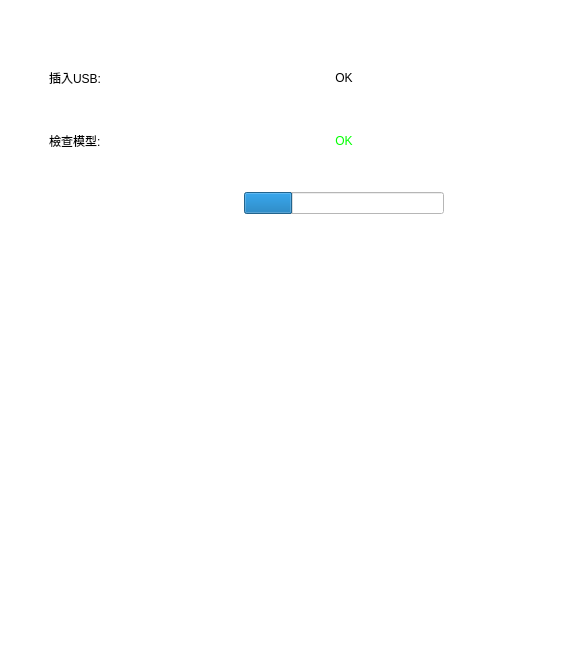
<?xml version="1.0" encoding="UTF-8"?>
<ui version="4.0">
 <class>LayerUsbUpdate</class>
 <widget class="QWidget" name="LayerUsbUpdate">
  <property name="geometry">
   <rect>
    <x>0</x>
    <y>0</y>
    <width>566</width>
    <height>648</height>
   </rect>
  </property>
  <property name="windowTitle">
   <string>Form</string>
  </property>
  <layout class="QVBoxLayout" name="verticalLayout">
   <property name="spacing">
    <number>0</number>
   </property>
   <property name="leftMargin">
    <number>0</number>
   </property>
   <property name="topMargin">
    <number>0</number>
   </property>
   <property name="rightMargin">
    <number>0</number>
   </property>
   <property name="bottomMargin">
    <number>0</number>
   </property>
   <item>
    <widget class="QWidget" name="wBg" native="true">
     <property name="styleSheet">
      <string notr="true">background-color: rgb(255, 255, 255);
font: 75 italic 22pt &quot;PibotoLt&quot;;</string>
     </property>
     <layout class="QVBoxLayout" name="verticalLayout_2">
      <property name="spacing">
       <number>40</number>
      </property>
      <property name="leftMargin">
       <number>40</number>
      </property>
      <property name="topMargin">
       <number>40</number>
      </property>
      <property name="rightMargin">
       <number>40</number>
      </property>
      <property name="bottomMargin">
       <number>40</number>
      </property>
      <item>
       <widget class="QWidget" name="widget" native="true">
        <layout class="QGridLayout" name="gridLayout">
         <item row="1" column="1" colspan="3">
          <widget class="QLabel" name="lbPath">
           <property name="styleSheet">
            <string notr="true">color: rgb(0, 255, 0);</string>
           </property>
           <property name="text">
            <string>OK</string>
           </property>
           <property name="alignment">
            <set>Qt::AlignCenter</set>
           </property>
          </widget>
         </item>
         <item row="1" column="0">
          <widget class="QLabel" name="label_2">
           <property name="text">
            <string>檢查模型:</string>
           </property>
          </widget>
         </item>
         <item row="2" column="0">
          <widget class="QLabel" name="label_5">
           <property name="text">
            <string/>
           </property>
          </widget>
         </item>
         <item row="0" column="0">
          <widget class="QLabel" name="label">
           <property name="text">
            <string>插入USB:</string>
           </property>
          </widget>
         </item>
         <item row="0" column="1" colspan="3">
          <widget class="QLabel" name="lbLast">
           <property name="text">
            <string>OK</string>
           </property>
           <property name="alignment">
            <set>Qt::AlignCenter</set>
           </property>
          </widget>
         </item>
         <item row="2" column="1" colspan="3">
          <widget class="QWidget" name="widget_3" native="true">
           <property name="minimumSize">
            <size>
             <width>200</width>
             <height>0</height>
            </size>
           </property>
           <layout class="QHBoxLayout" name="horizontalLayout">
            <item>
             <widget class="QProgressBar" name="process">
              <property name="maximumSize">
               <size>
                <width>200</width>
                <height>16777215</height>
               </size>
              </property>
              <property name="value">
               <number>24</number>
              </property>
              <property name="format">
               <string/>
              </property>
             </widget>
            </item>
           </layout>
          </widget>
         </item>
         <item row="3" column="0" colspan="4">
          <widget class="QLabel" name="lbMsg">
           <property name="text">
            <string/>
           </property>
           <property name="alignment">
            <set>Qt::AlignCenter</set>
           </property>
          </widget>
         </item>
        </layout>
       </widget>
      </item>
      <item>
       <widget class="QWidget" name="widget_2" native="true"/>
      </item>
     </layout>
    </widget>
   </item>
  </layout>
 </widget>
 <resources/>
 <connections/>
</ui>
